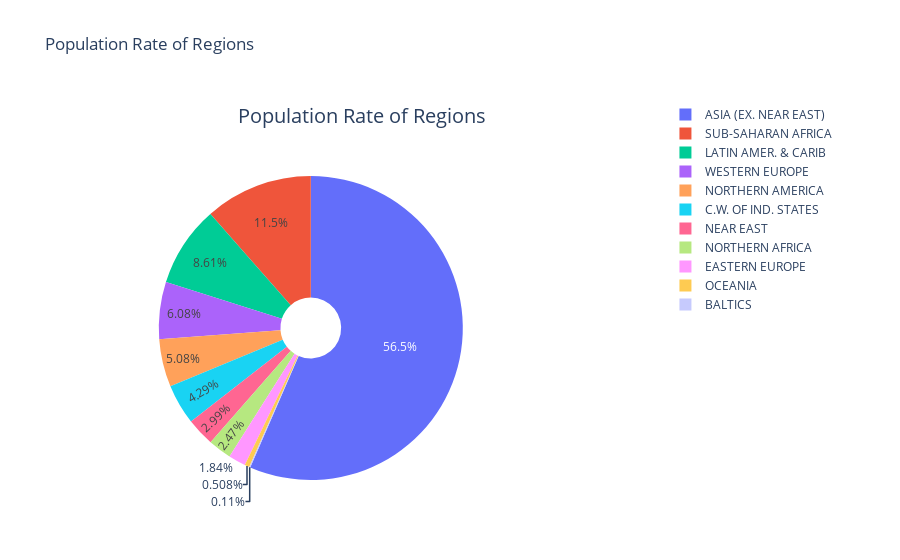

This figure's notebook cell:
### Code cell
population_pie={
  "data": [
    {
      "values": pop_reg.Population,
      "labels": pop_reg.Regions,
      "domain": {"x": [0, .8],
                "y": [0, .8]},
      "name": "Population Rate of Regions",
      "hoverinfo":"label+percent+name",
      "hole": .2,
      "type": "pie"
    },],
  "layout": {
        "title":"Population Rate of Regions",
        "annotations": [
            { "font": { "size": 20},
              "showarrow": False,
              "text": "Population Rate of Regions",
                "x": 0.27,
                "y": 1
            },
        ]
    }
}
    
iplot(population_pie)

### Figure 1 — Plotly figure (JSON) as saved in the notebook; plotly's stock layout.template omitted (floating-point values rounded to 4 significant figures)
{"data": [{"domain": {"x": [0, 0.8], "y": [0, 0.8]}, "hole": 0.2, "hoverinfo": "label+percent+name", "labels": ["ASIA (EX. NEAR EAST)         ", "SUB-SAHARAN AFRICA                 ", "LATIN AMER. & CARIB    ", "WESTERN EUROPE                     ", "NORTHERN AMERICA                   ", "C.W. OF IND. STATES ", "NEAR EAST                          ", "NORTHERN AFRICA                    ", "EASTERN EUROPE                     ", "OCEANIA                            ", "BALTICS                            "], "name": "Population Rate of Regions", "type": "pie", "values": [3687982236, 749437000, 561824599, 396339998, 331672307, 280081548, 195068377, 161407133, 119914717, 33131662, 7184974]}], "layout": {"annotations": [{"font": {"size": 20}, "showarrow": false, "text": "Population Rate of Regions", "x": 0.27, "y": 1}], "title": {"text": "Population Rate of Regions"}}}
